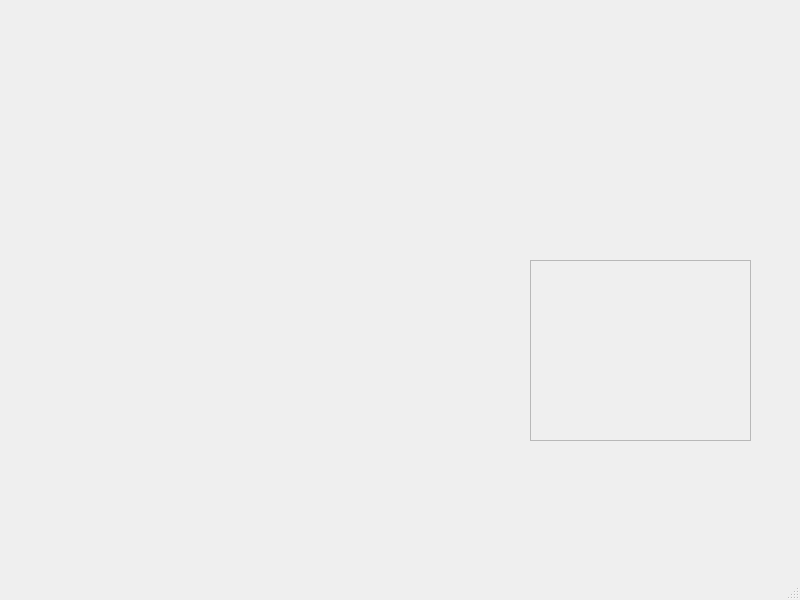
<?xml version="1.0" encoding="UTF-8"?>
<ui version="4.0">
 <class>MainWindow</class>
 <widget class="QMainWindow" name="MainWindow">
  <property name="geometry">
   <rect>
    <x>0</x>
    <y>0</y>
    <width>800</width>
    <height>600</height>
   </rect>
  </property>
  <property name="windowTitle">
   <string>MainWindow</string>
  </property>
  <widget class="QWidget" name="centralwidget">
   <widget class="QScrollArea" name="scrollArea">
    <property name="geometry">
     <rect>
      <x>530</x>
      <y>260</y>
      <width>221</width>
      <height>181</height>
     </rect>
    </property>
    <property name="widgetResizable">
     <bool>true</bool>
    </property>
    <widget class="QWidget" name="scrollAreaWidgetContents">
     <property name="geometry">
      <rect>
       <x>0</x>
       <y>0</y>
       <width>219</width>
       <height>179</height>
      </rect>
     </property>
    </widget>
   </widget>
  </widget>
  <widget class="QMenuBar" name="menubar">
   <property name="geometry">
    <rect>
     <x>0</x>
     <y>0</y>
     <width>800</width>
     <height>24</height>
    </rect>
   </property>
  </widget>
  <widget class="QStatusBar" name="statusbar"/>
 </widget>
 <resources/>
 <connections/>
</ui>
